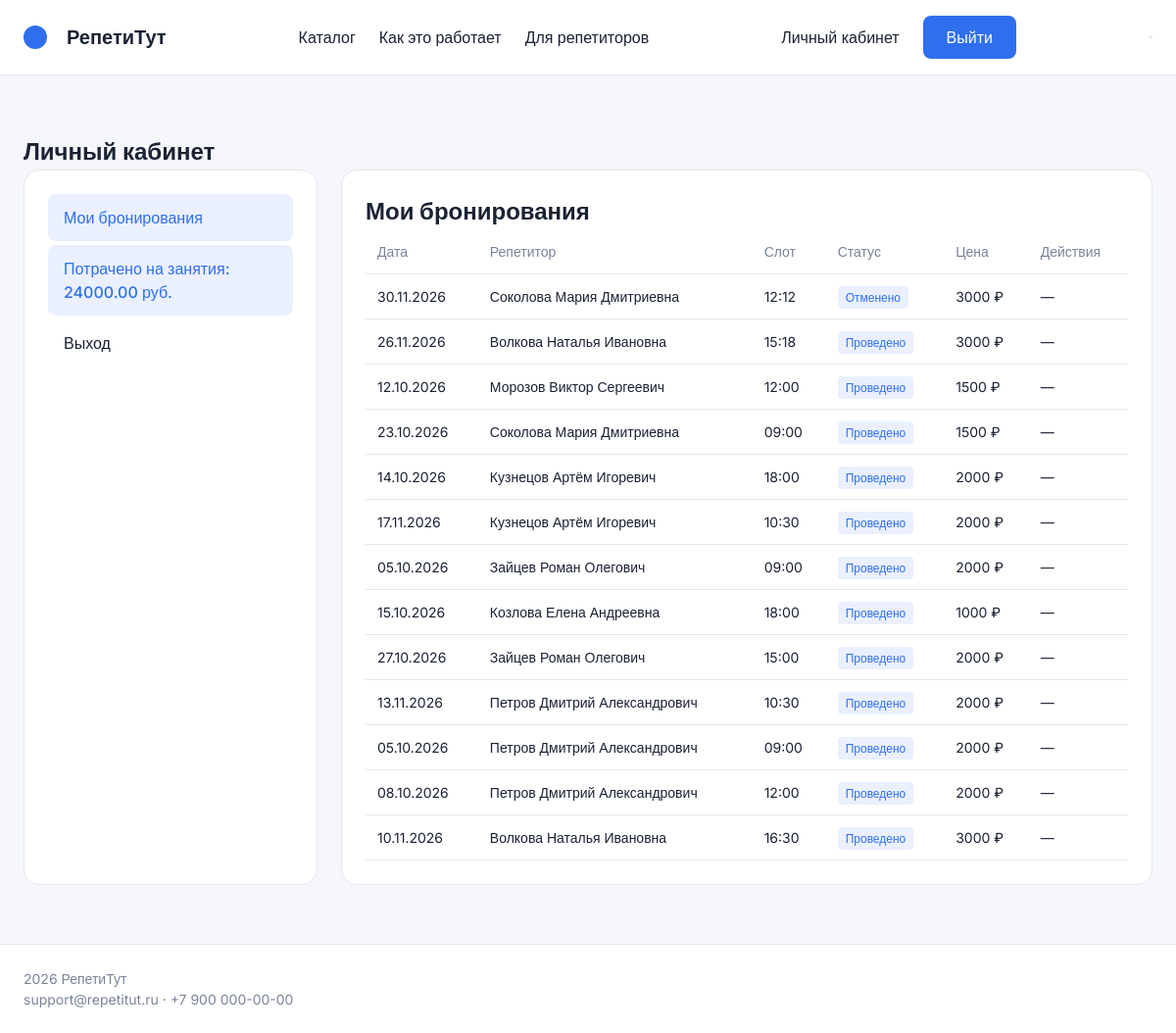
Page /cabinet/ (signed in) on the earlier database version.
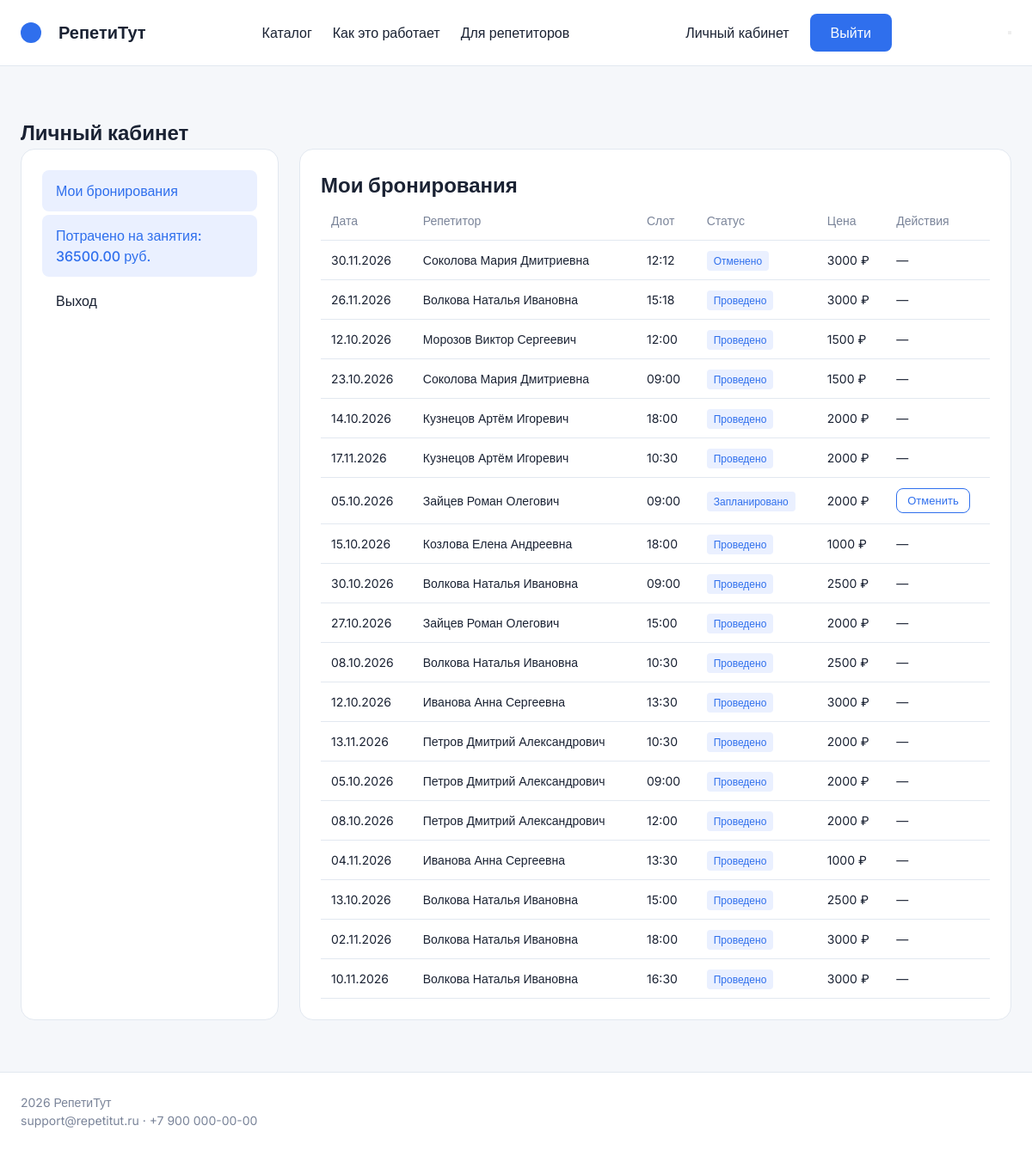
Same page on the later database version.
### app/models.py (models this page shows, shortened)
class Lesson(models.Model):
    slot = models.OneToOneField(LessonSlot, on_delete=models.PROTECT, related_name="lesson", verbose_name="Слот")
    client = models.ForeignKey(Client, on_delete=models.PROTECT, related_name="lessons", verbose_name="Клиент")
    subject = models.ForeignKey(Subject, on_delete=models.PROTECT, related_name="lessons", verbose_name="Предмет")
    package = models.ForeignKey(LessonPackage, on_delete=models.SET_NULL, null=True, blank=True, verbose_name="Оплачено пакетом")
    price = models.DecimalField(verbose_name="Стоимость занятия", max_digits=8, decimal_places=2)
    status = models.CharField(verbose_name="Статус занятия", max_length=10, default="planned", choices=[("planned", "Запланировано"), ("completed", "Проведено"), ("cancelled", "Отменено")])
    comment = models.TextField(verbose_name="Комментарий", blank=True, default="")
    class Meta:
        verbose_name = "Занятие"
        verbose_name_plural = "Занятия"
        ordering = ['-id']
        constraints = [
            db_check(Q(price__gt=0), "app_lesson_price_positive"),
        ]

class LessonSlot(models.Model):
    tutor = models.ForeignKey(Tutor, on_delete=models.CASCADE, related_name="slots", verbose_name="Репетитор")
    date = models.DateField(verbose_name="Дата")
    start_time = models.TimeField(verbose_name="Начало")
    end_time = models.TimeField(verbose_name="Окончание")
    status = models.CharField(verbose_name="Статус окна", max_length=10, default="free", choices=[("free", "Свободно"), ("booked", "Забронировано"), ("blocked", "Заблокировано")])
    class Meta:
        verbose_name = "Слот в расписании"
        verbose_name_plural = "Слоты в расписании"
        ordering = ['-date', 'start_time']
        constraints = [
            db_check(Q(start_time__lt=F("end_time")), "app_slot_time_valid"),
            models.UniqueConstraint(fields=['tutor', 'date', 'start_time'], name="app_slot_unique_tutor_datetime"),
        ]

class Tutor(models.Model):
    user = models.OneToOneField(User, on_delete=models.CASCADE, related_name="tutor_profile", null=True, blank=True)
    full_name = models.CharField(verbose_name="ФИО", max_length=150)
    email = models.EmailField(verbose_name="Электронная почта", max_length=100, unique=True)
    phone = models.CharField(verbose_name="Телефон", max_length=20)
    experience_years = models.PositiveSmallIntegerField(verbose_name="Опыт (лет)", default=1)
    rating = models.FloatField(verbose_name="Рейтинг", default=4.0)
    is_active = models.BooleanField(verbose_name="Активен", default=True)
    class Meta:
        verbose_name = "Репетитор"
        verbose_name_plural = "Репетиторы"
        ordering = ['full_name']
        constraints = [
            db_check(Q(rating__gte=1.0, rating__lte=5.0), "app_tutor_rating_range"),
        ]

### app/views.py (the view)
# urls.py: path('cabinet/', views.cabinet, name='cabinet'),
@login_required
def cabinet(request):
    client = Client.objects.filter(user=request.user).first()
    if client is None:
        messages.error(request, 'Профиль клиента не найден. Обратитесь к администратору.')
        return redirect('app:index')
    lessons = (
        Lesson.objects.filter(client=client)
        .select_related('slot__tutor', 'subject')
        .order_by('-id')
    )
    total_spent = sum(l.price for l in lessons if l.status == 'completed')
    return render(request, 'app/cabinet.html', {
        'lessons': lessons,
        'total_spent': total_spent,
    })

### app/templates/app/cabinet.html (shortened to what this page needs)
{% extends 'app/base.html' %}
{% block content %}
<section class="catalog-section">
    <div class="container">
        <h1 class="page-title">Личный кабинет</h1>
        <div class="cabinet-layout">
            <aside class="cabinet-sidebar">
                <a href="#" class="cabinet-nav-item active">Мои бронирования</a>
                <p class="cabinet-nav-item active">Потрачено на занятия: {{ total_spent }} руб.</p>
                <a href="{% url 'app:logout' %}" class="cabinet-nav-item">Выход</a>
            </aside>
            <div class="cabinet-content">
                <div class="card-section">
                    <h2>Мои бронирования</h2>
                    <table class="bookings-table">
                        <thead>
                            <tr>
                                <th>Дата</th>
                                <th>Репетитор</th>
                                <th>Слот</th>
                                <th>Статус</th>
                                <th>Цена</th>
                                <th>Действия</th>
                            </tr>
                        </thead>
                        <tbody>
                            {% for lesson in lessons %}
                            <tr>
                                <td>{{ lesson.slot.date|date:"d.m.Y" }}</td>
                                <td>{{ lesson.slot.tutor.full_name }}</td>
                                <td>{{ lesson.slot.start_time|time:"H:i" }}</td>
                                <td>
                                    <span class="status-badge status-{{ lesson.status }}">
                                        {{ lesson.get_status_display }}
                                    </span>
                                </td>
                                <td>{{ lesson.price|floatformat:0 }} ₽</td>
                                <td>
                                    {% if lesson.status == 'planned' %}
                                        <button type="button" class="btn-outline btn-cancel" data-id="{{ lesson.id }}">Отменить</button>
                                    {% else %}
                                        —
                                    {% endif %}
                                </td>
                            </tr>
                            {% empty %}
                            <tr>
                                <td colspan="6" class="text-center">У вас пока нет бронирований.</td>
                            </tr>
                            {% endfor %}
                        </tbody>
                    </table>
                </div>
            </div>
        </div>
    </div>
</section>
{% endblock %}

Differences in the rows shown:
changed Lesson: status "Проведено" → "Запланировано"; status "—" → "Отменить"
now on this page (row edited): Lesson: slot "30.10.2026", slot.tutor.full_name "Волкова Наталья Ивановна", slot.start_time "09:00", status "Проведено", price "2500"
now on this page (row edited): Lesson: slot "08.10.2026", slot.tutor.full_name "Волкова Наталья Ивановна", slot.start_time "10:30", status "Проведено", price "2500"
now on this page (row edited): Lesson: slot "12.10.2026", slot.tutor.full_name "Иванова Анна Сергеевна", slot.start_time "13:30", status "Проведено", price "3000"
now on this page (row edited): Lesson: slot "04.11.2026", slot.tutor.full_name "Иванова Анна Сергеевна", slot.start_time "13:30", status "Проведено", price "1000"
now on this page (row edited): Lesson: slot "13.10.2026", slot.tutor.full_name "Волкова Наталья Ивановна", slot.start_time "15:00", status "Проведено", price "2500"
now on this page (row edited): Lesson: slot "02.11.2026", slot.tutor.full_name "Волкова Наталья Ивановна", slot.start_time "18:00", status "Проведено", price "3000"
Other differences:
{{ total_spent }}: "24000.00" → "36500.00"
